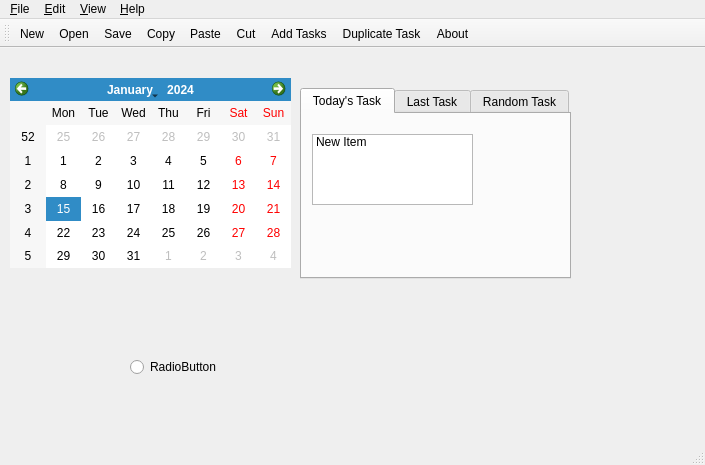
<?xml version="1.0" encoding="UTF-8"?>
<ui version="4.0">
 <class>MainWindow</class>
 <widget class="QMainWindow" name="MainWindow">
  <property name="geometry">
   <rect>
    <x>0</x>
    <y>0</y>
    <width>705</width>
    <height>465</height>
   </rect>
  </property>
  <property name="windowTitle">
   <string>MainWindow</string>
  </property>
  <widget class="QWidget" name="centralwidget">
   <widget class="QCalendarWidget" name="calendarWidget">
    <property name="geometry">
     <rect>
      <x>10</x>
      <y>30</y>
      <width>281</width>
      <height>190</height>
     </rect>
    </property>
    <property name="autoFillBackground">
     <bool>true</bool>
    </property>
    <property name="gridVisible">
     <bool>false</bool>
    </property>
    <property name="navigationBarVisible">
     <bool>true</bool>
    </property>
    <property name="dateEditEnabled">
     <bool>true</bool>
    </property>
   </widget>
   <widget class="QTabWidget" name="tabWidget">
    <property name="geometry">
     <rect>
      <x>300</x>
      <y>40</y>
      <width>271</width>
      <height>191</height>
     </rect>
    </property>
    <property name="currentIndex">
     <number>0</number>
    </property>
    <widget class="QWidget" name="TodayTab">
     <attribute name="title">
      <string>Today's Task</string>
     </attribute>
     <widget class="QListWidget" name="today_list">
      <property name="geometry">
       <rect>
        <x>10</x>
        <y>20</y>
        <width>161</width>
        <height>71</height>
       </rect>
      </property>
      <item>
       <property name="text">
        <string>New Item</string>
       </property>
      </item>
     </widget>
    </widget>
    <widget class="QWidget" name="LastTask">
     <attribute name="title">
      <string>Last Task</string>
     </attribute>
     <widget class="QListWidget" name="last_task_list">
      <property name="geometry">
       <rect>
        <x>10</x>
        <y>10</y>
        <width>151</width>
        <height>81</height>
       </rect>
      </property>
     </widget>
    </widget>
    <widget class="QWidget" name="RandomTask">
     <attribute name="title">
      <string>Random Task</string>
     </attribute>
     <widget class="QPushButton" name="pushButton">
      <property name="geometry">
       <rect>
        <x>20</x>
        <y>80</y>
        <width>75</width>
        <height>23</height>
       </rect>
      </property>
      <property name="text">
       <string>Load a thing</string>
      </property>
     </widget>
     <widget class="QTextBrowser" name="textBrowser">
      <property name="geometry">
       <rect>
        <x>20</x>
        <y>20</y>
        <width>201</width>
        <height>41</height>
       </rect>
      </property>
     </widget>
    </widget>
   </widget>
   <widget class="QRadioButton" name="radioButton">
    <property name="geometry">
     <rect>
      <x>130</x>
      <y>310</y>
      <width>141</width>
      <height>18</height>
     </rect>
    </property>
    <property name="text">
     <string>RadioButton</string>
    </property>
   </widget>
   <zorder>tabWidget</zorder>
   <zorder>calendarWidget</zorder>
   <zorder>radioButton</zorder>
  </widget>
  <widget class="QMenuBar" name="menubar">
   <property name="geometry">
    <rect>
     <x>0</x>
     <y>0</y>
     <width>705</width>
     <height>21</height>
    </rect>
   </property>
   <widget class="QMenu" name="menuA_thing">
    <property name="title">
     <string>&amp;File</string>
    </property>
    <addaction name="actionNew"/>
    <addaction name="separator"/>
    <addaction name="actionOpen"/>
    <addaction name="actionOpen_Recent"/>
    <addaction name="separator"/>
    <addaction name="actionSave"/>
    <addaction name="actionSave_As"/>
    <addaction name="actionSettings"/>
    <addaction name="separator"/>
    <addaction name="actionExit"/>
   </widget>
   <widget class="QMenu" name="menuEdit">
    <property name="title">
     <string>&amp;Edit</string>
    </property>
    <addaction name="action_Copy"/>
    <addaction name="action_Paste"/>
    <addaction name="actionCut"/>
    <addaction name="separator"/>
    <addaction name="action_Find_and_Replace"/>
    <addaction name="separator"/>
    <addaction name="action_Add_Tasks"/>
    <addaction name="action_Duplicate_Task"/>
   </widget>
   <widget class="QMenu" name="menuView">
    <property name="title">
     <string>&amp;View</string>
    </property>
   </widget>
   <widget class="QMenu" name="menuHelp">
    <property name="title">
     <string>&amp;Help</string>
    </property>
    <addaction name="actionNo_Help_Here_Yet"/>
    <addaction name="action_About"/>
   </widget>
   <addaction name="menuA_thing"/>
   <addaction name="menuEdit"/>
   <addaction name="menuView"/>
   <addaction name="menuHelp"/>
  </widget>
  <widget class="QStatusBar" name="statusbar"/>
  <widget class="QToolBar" name="toolBar">
   <property name="windowTitle">
    <string>toolBar</string>
   </property>
   <attribute name="toolBarArea">
    <enum>TopToolBarArea</enum>
   </attribute>
   <attribute name="toolBarBreak">
    <bool>false</bool>
   </attribute>
   <addaction name="actionNew"/>
   <addaction name="actionOpen"/>
   <addaction name="actionSave"/>
   <addaction name="action_Copy"/>
   <addaction name="action_Paste"/>
   <addaction name="actionCut"/>
   <addaction name="action_Add_Tasks"/>
   <addaction name="action_Duplicate_Task"/>
   <addaction name="action_About"/>
  </widget>
  <action name="actionNew">
   <property name="text">
    <string>&amp;New...</string>
   </property>
  </action>
  <action name="actionOpen">
   <property name="text">
    <string>&amp;Open...</string>
   </property>
  </action>
  <action name="actionOpen_Recent">
   <property name="text">
    <string>Open &amp;Recent</string>
   </property>
  </action>
  <action name="actionSave">
   <property name="text">
    <string>&amp;Save</string>
   </property>
  </action>
  <action name="actionSettings">
   <property name="text">
    <string>Settings</string>
   </property>
  </action>
  <action name="actionExit">
   <property name="text">
    <string>&amp;Exit</string>
   </property>
  </action>
  <action name="actionNo_Help_Here_Yet">
   <property name="text">
    <string>No Help Here Yet</string>
   </property>
  </action>
  <action name="actionSave_As">
   <property name="text">
    <string>Save As...</string>
   </property>
  </action>
  <action name="action_Copy">
   <property name="text">
    <string>&amp;Copy</string>
   </property>
  </action>
  <action name="action_Paste">
   <property name="text">
    <string>&amp;Paste</string>
   </property>
  </action>
  <action name="actionCut">
   <property name="text">
    <string>Cut</string>
   </property>
   <property name="shortcut">
    <string>Ctrl+X</string>
   </property>
  </action>
  <action name="action_Find_and_Replace">
   <property name="text">
    <string>&amp;Find and Replace...</string>
   </property>
  </action>
  <action name="action_Add_Tasks">
   <property name="text">
    <string>&amp;Add Tasks...</string>
   </property>
  </action>
  <action name="action_Duplicate_Task">
   <property name="text">
    <string>&amp;Duplicate Task</string>
   </property>
  </action>
  <action name="action_About">
   <property name="text">
    <string>&amp;About...</string>
   </property>
  </action>
 </widget>
 <resources/>
 <connections>
  <connection>
   <sender>pushButton</sender>
   <signal>clicked()</signal>
   <receiver>textBrowser</receiver>
   <slot>clear()</slot>
   <hints>
    <hint type="sourcelabel">
     <x>366</x>
     <y>208</y>
    </hint>
    <hint type="destinationlabel">
     <x>391</x>
     <y>166</y>
    </hint>
   </hints>
  </connection>
  <connection>
   <sender>pushButton</sender>
   <signal>clicked()</signal>
   <receiver>textBrowser</receiver>
   <slot>reload()</slot>
   <hints>
    <hint type="sourcelabel">
     <x>348</x>
     <y>208</y>
    </hint>
    <hint type="destinationlabel">
     <x>443</x>
     <y>128</y>
    </hint>
   </hints>
  </connection>
 </connections>
</ui>
